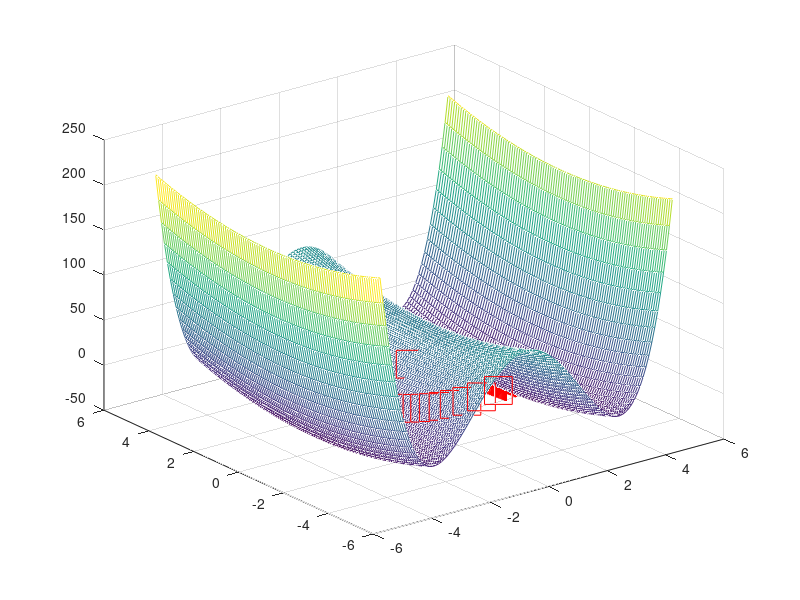

Reproduce this figure in MATLAB.
function newton2D()

clc
close all


x = -5:0.1:5;
y = -5:0.1:5;

[xx,yy] = meshgrid(x,y);

zz = f(xx,yy);

mesh(xx,yy,zz)

%%% f = 0

hold on

r0 = [-1;1]; %%initial guess on x is 10 and my initial guess on y is 10
alfa = 0.1;
while abs(f(r0(1),r0(2))) > 1e-5
    r0 = r0 - alfa*f(r0(1),r0(2))./fprime(r0(1),r0(2));
    plot3(r0(1),r0(2),f(r0(1),r0(2)),'rs','MarkerSize',20)
end

r0
f(r0(1),r0(2))



theta = linspace(0,2*pi,100);
r = 5;
xc = r*cos(theta);
yc = r*sin(theta);

%plot3(xc,yc,0*xc,'r-','LineWidth',5)

hold on

%%%Find the minimum
r0 = [2;2]; %%initial guess on x is 10 and my initial guess on y is 10
alfa = 0.1;
for index = 1:1000
    plot3(r0(1),r0(2),f(r0(1),r0(2)),'r*','MarkerSize',20)
    r0 = r0 - alfa*inv(fdblprime(r0(1),r0(2)))*fprime(r0(1),r0(2));
end

r0
f(r0(1),r0(2))


function z = f(x,y)

%z = (x+2).*(x-2).*(x-4).*(x+4) + y.^2;
%z = (x.^2 - 4).*(x.^2-16) + y.^2;
z = x.^4 - 20.*x.^2 + 64 + y.^2;

function zprime = fprime(x,y)
%%Gradient which is a vector

dfdx = 4*x.^3 - 40*x;
dfdy = 2*y;

zprime = [dfdx;dfdy];

function zdblprime = fdblprime(x,y)
%Jacobian which is a matrix
df2dx2 = 12*x.^2 - 40;
df2dxdy = 0;
df2dy2 = 2;
df2dydx = 0;

zdblprime = [df2dx2 df2dxdy ; df2dydx df2dy2];
